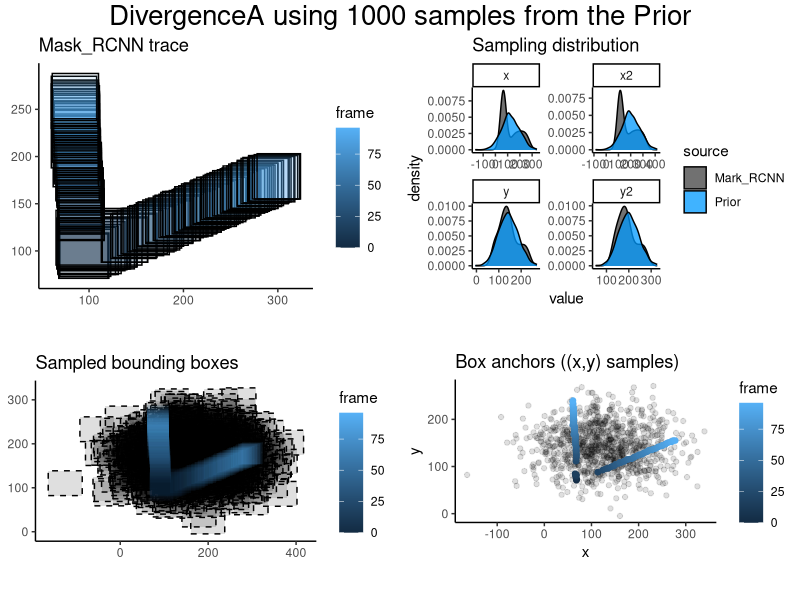
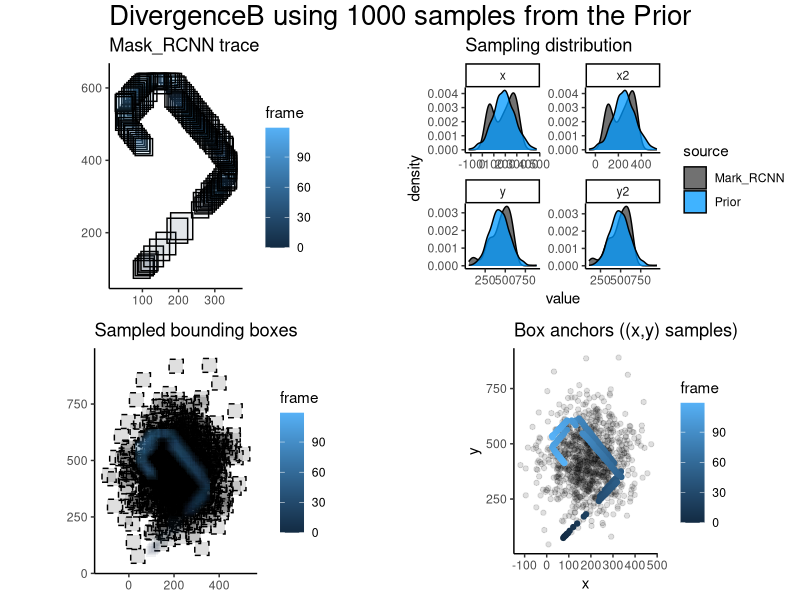
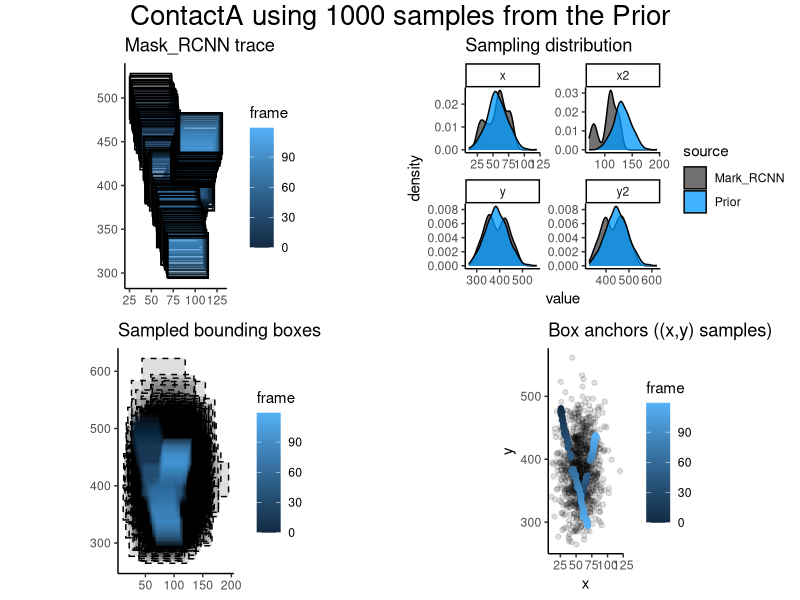
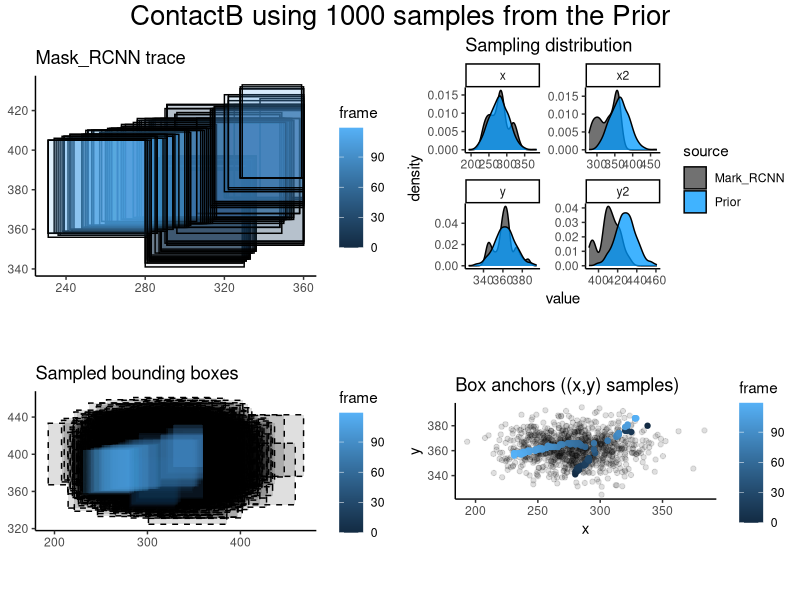
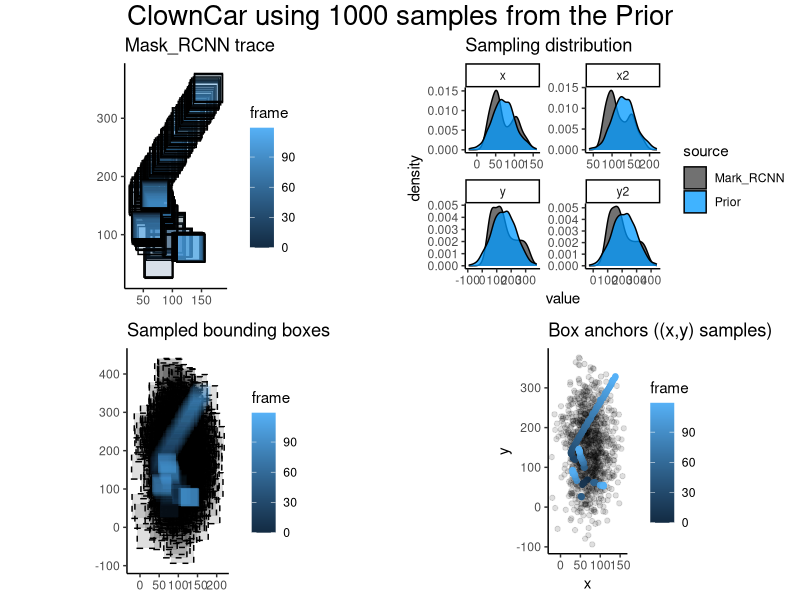
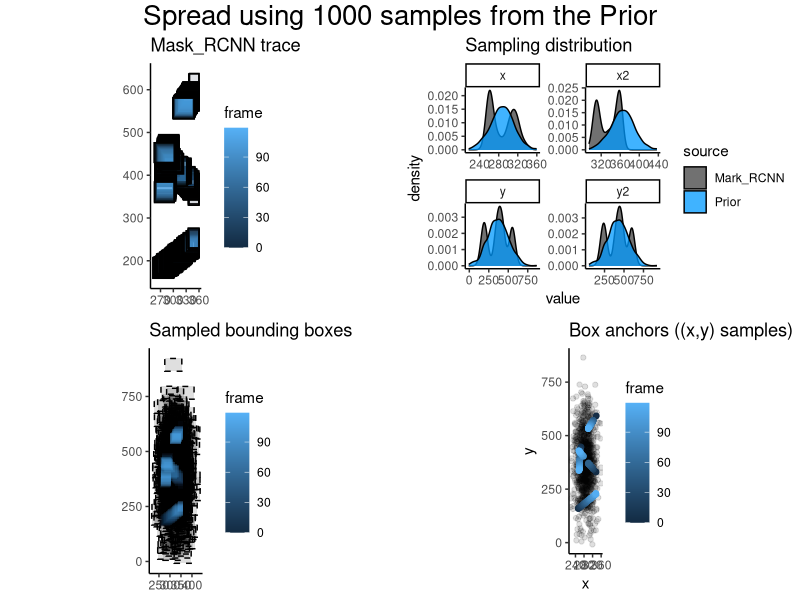
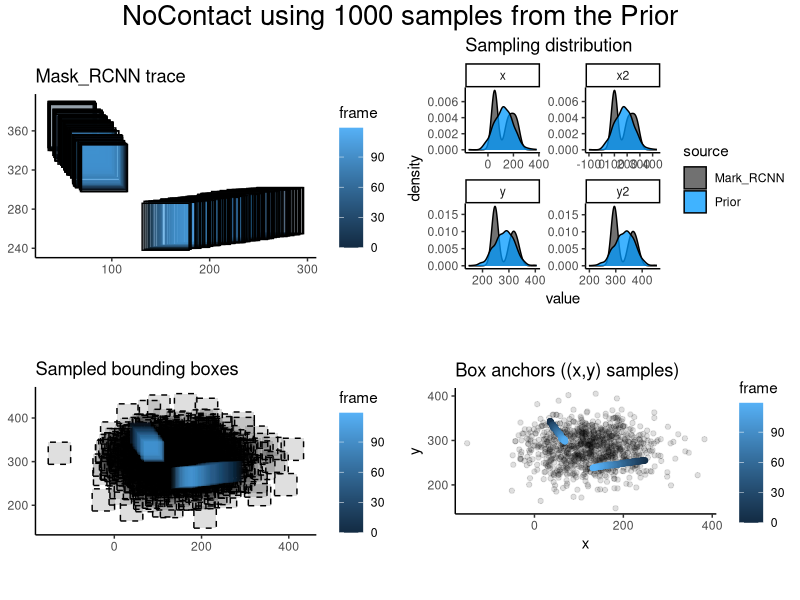

Source code (R) for these figures, in order: (Note: this script raises an error after producing the figures.)
library(tidyverse)
library(gtable)
library(grid)
library(gridExtra)

PlotDiagnostics <- function(Network, Priors, StimName=""){
  p1 <- ggplot(Network,aes(xmin=x,ymin=y,xmax=x2,ymax=y2,fill=frame))+
    geom_rect(alpha=1/16,color="#000000")+
    theme_classic()+ggtitle("Mask_RCNN trace")+coord_fixed()
  TA <- Priors %>%
    gather(variable,value,x,y,x2,y2) %>%
    dplyr::select(-distx,-disty) %>% mutate(source="Prior")
  TB <- gather(Network,variable,value,x,y,x2,y2) %>%
    dplyr::select(-frame,-id,-score) %>% mutate(source="Mark_RCNN")
  Full <- rbind(TA,TB)
  p2 <- Full %>%
    ggplot(aes(value,fill=source))+geom_density(alpha=3/4)+theme_classic()+
    facet_wrap(~variable,scales="free")+
    ggtitle("Sampling distribution")+scale_fill_manual(values=c("#424242","#0099ff"))
  p3 <- Priors %>% ggplot(aes(xmin=x,ymin=y,xmax=x2,ymax=y2))+
    geom_rect(alpha=1/8,fill="#000000",colour="black",linetype="dashed")+theme_classic()+
    geom_rect(data=Network,aes(xmin=x,ymin=y,xmax=x2,ymax=y2,fill=frame),alpha=1/16)+
    ggtitle("Sampled bounding boxes")+coord_fixed()
  p4 <- Priors %>% ggplot(aes(x,y))+geom_point(alpha=1/8)+
    theme_classic()+
    geom_point(data=Network,aes(x,y,color=frame))+
    ggtitle("Box anchors ((x,y) samples)")+coord_fixed()
  Title = paste(StimName,"using",nrow(Priors),"samples from the Prior")
  grid.arrange(p1,p2,p3,p4,ncol=2,
               top = textGrob(Title,gp=gpar(fontsize=20,font=1)))  
}

GaussianPrior <- function(Network, sampleno){
  Samples <- data.frame(
    x = rnorm(sampleno, mean(Network$x), sd(Network$x)),
    y = rnorm(sampleno, mean(Network$y), sd(Network$y)),
    distx = rnorm(sampleno, mean(Network$x2-Network$x), sd(Network$x2-Network$x)),
    disty = rnorm(sampleno, mean(Network$y2-Network$y), sd(Network$y2-Network$y))
  ) %>% mutate(x2=x+max(0,distx),y2=y+max(0,disty))
}

NetOutput_DivergenceA <- read_csv("../Data/Balls_2_DivergenceA/Balls_2_DivergenceA_DetectedObjects.csv")
NetOutput_DivergenceB <- read_csv("../Data/Balls_2_DivergenceB/Balls_2_DivergenceB_DetectedObjects.csv")
NetOutput_ContactA <- read_csv("../Data/Balls_2_ContactA/Balls_2_ContactA_DetectedObjects.csv")
NetOutput_ContactB <- read_csv("../Data/Balls_2_ContactB/Balls_2_ContactB_DetectedObjects.csv")
NetOutput_ClownCar <- read_csv("../Data/Balls_4_Clowncar/Balls_4_Clowncar_DetectedObjects.csv")
NetOutput_Spread <- read_csv("../Data/Balls_4_Spread/Balls_4_Spread_DetectedObjects.csv")
NetOutput_NoContact <- read_csv("../Data/Balls_2_NoContact/Balls_2_NoContact_DetectedObjects.csv")

# Option 1: Gaussian distribution!
SampleNo = 1000
PlotDiagnostics(NetOutput_DivergenceA,GaussianPrior(NetOutput_DivergenceA,SampleNo),"DivergenceA")
PlotDiagnostics(NetOutput_DivergenceB,GaussianPrior(NetOutput_DivergenceB,SampleNo),"DivergenceB")
PlotDiagnostics(NetOutput_ContactA,GaussianPrior(NetOutput_ContactA,SampleNo),"ContactA")
PlotDiagnostics(NetOutput_ContactB,GaussianPrior(NetOutput_ContactB,SampleNo),"ContactB")
PlotDiagnostics(NetOutput_ClownCar,GaussianPrior(NetOutput_ClownCar,SampleNo),"ClownCar")
PlotDiagnostics(NetOutput_Spread,GaussianPrior(NetOutput_Spread,SampleNo),"Spread")
PlotDiagnostics(NetOutput_NoContact,GaussianPrior(NetOutput_NoContact,SampleNo),"NoContact")

# Option 2: Log-normal to prevent proposing zero-heigh boxes.
PlotDiagnostics(NetOutput_DivergenceA,LogNormalPrior(NetOutput_DivergenceA,500))
PlotDiagnostics(NetOutput_ContactB,LogNormalPrior(NetOutput_ContactB,500))
